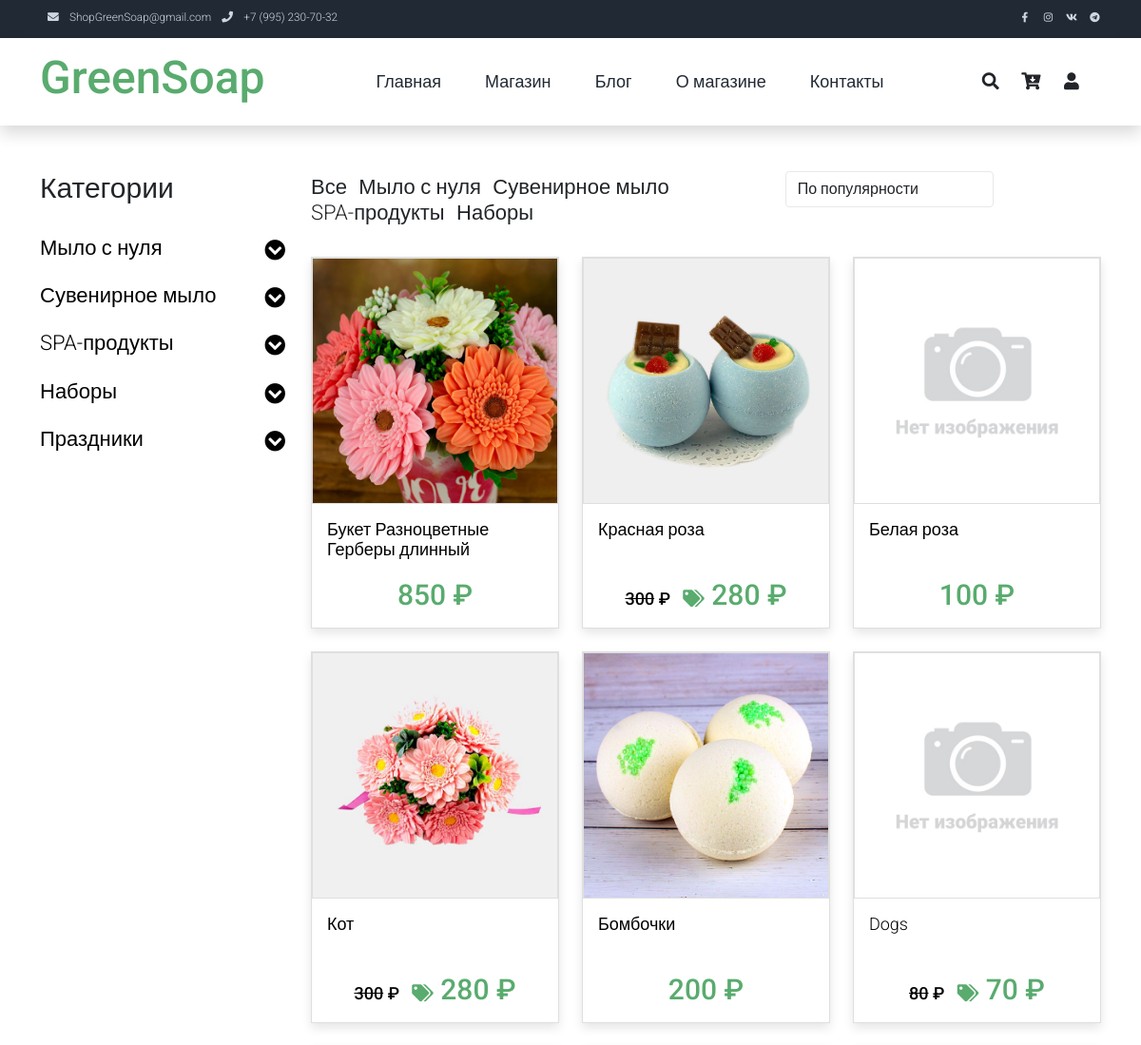
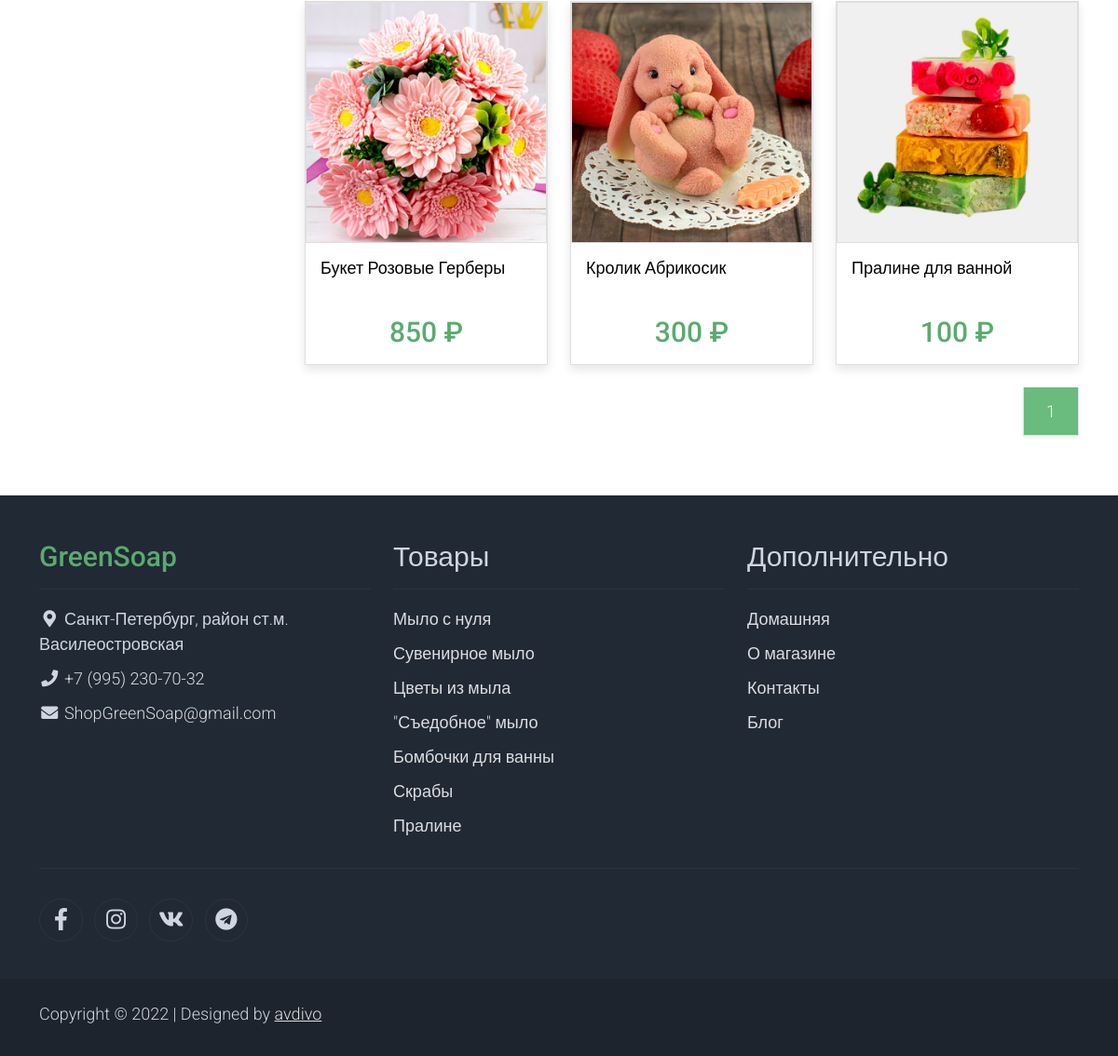
The app's page /shop/ with its own data (2 pictures, top to bottom).
### product/models.py (models this page shows, shortened)
class Department(models.Model):
    name = models.CharField(max_length=64, blank=False, unique=True)  # Название раздела
    alias = models.CharField(max_length=64, blank=False, unique=True, default='!!!', verbose_name=u'Псевдоним')  # Псевдоним поля
    def __str__(self):
        return self.name
    class Meta:
        verbose_name = 'Отдел'
        verbose_name_plural = 'Отделы'

class Product(models.Model):
    name = models.CharField(max_length=128, verbose_name=u'Название')  # Название товара
    category = models.ForeignKey(Category, on_delete=models.PROTECT,
                                 verbose_name=u'Категория')  # К какой категории относится товар
    alias = models.CharField(max_length=64, blank=False, unique=True, default='!!!', verbose_name=u'Псевдоним')  # Псевдоним поля
    holiday = models.ManyToManyField(Holiday, default='1', blank=False,
                                 verbose_name=u'Праздник')  # К какому празднику подходит товар
    description = models.TextField(blank=True, verbose_name=u'Описание')  # Описание товара
    price = models.IntegerField(default=0, verbose_name=u'Цена')  # Цена за единицу
    quantity = models.IntegerField(default=0, verbose_name=u'Остаток')  # Остаток на складе
    popular = models.IntegerField(default=0, verbose_name=u'Популярность')  # Популярность товара
    discount = models.IntegerField(default=0, verbose_name=u'Скидка')  # Скидка (сумма скидки, не %)
    active = models.BooleanField(default=True, verbose_name=u'Активен')  # Товар Активен
    article = models.CharField(max_length=8,
                               blank=True, default=None,
                               verbose_name=u'Артикль')  # Артикль (получается с применением префикса PRODUCT_PREFIX)
    class Meta:
        verbose_name = 'Товар'
        verbose_name_plural = 'Товары'
    @property
    def actual_price(self):
        return self.price - self.discount if self.active else 0

### shop/views.py (the view)
# urls.py: path('shop/', shop, name='shop'),  # Магазин без передачи параметров
def shop(request, filter=None):
    if filter:
        request.session['return'] = 'shop ' + str(filter)
    else:
        request.session['return'] = 'shop'
    select_category = dict()  # Словарь с ключами Отделами и данными - списком категорий для меню выбора (объекты)
    select_holiday = dict()  # Словарь с ключом 'Праздники' и данными - объектами праздников
    for department in Department.objects.all():
        select_category.update({department: Category.objects.filter(department_id=department.id)})
    select_holiday.update({'Праздники': Holiday.objects.order_by("name")})
    if not 'sort' in request.session:
        request.session['sort'] = '-popular'
    sort = request.session['sort']
    if 'sort' in request.POST:
        sort = request.POST['sort']
    request.session['sort'] = sort
    products = []
    if 'search' in request.POST:
        search = request.POST['search']
        if re.search(r"[<>%\$]$", search) == None:
            products = Product.objects.filter(
                Q(article__icontains=search) | Q(name__icontains=search) | Q(description__icontains=search),
                active=True).order_by(sort)
    else:
        if filter != None and re.search(r"[<>%\$]$", filter) == None:
            products = Product.objects.filter(category__department__alias=filter, active=True).order_by(sort)
            if len(products) == 0:
                products = Product.objects.filter(category__alias=filter, active=True).order_by(sort)
            if len(products) == 0:
                products = Product.objects.filter(holiday__alias=filter, active=True).order_by(sort)
            print(type(filter))
            try:
                counter = CategoryViewCounter.objects.get(alias_obj=filter)
                counter.counter = F('counter') + 1
                counter.save()
            except:
                CategoryViewCounter.objects.create(alias_obj=filter, counter=1)
        else:
            products = Product.objects.filter(active=True).order_by(sort)
    paginator = Paginator(products, 15)
    page_number = request.GET.get('page')
    products = paginator.get_page(page_number)
    products = select_main_photo(products)
    return render(request, 'shop.html', locals())

### product/models.py (called while the page is built)
    def __str__(self):
        return self.name

    def __str__(self):
        return self.name

### profile/templatetags/user_tags.py (called while the page is built)
@register.simple_tag(takes_context=True)
def basket_count(context):
    request = context['request']
    try:
        if request.user.is_authenticated:
            basket = Profile.objects.get(user=request.user).basket
        else:
            if 'basket' in request.session:
                basket = request.session['basket']
            else:
                return ''
        if not isinstance(basket, dict):
            basket = eval(basket)
    except:
        return ''
    q = sum(x for x in basket.values())
    return q if q else ''

### shop/views.py (called while the page is built)
def select_main_photo(products):
    for product in products:
        photo = ProductImage.objects.filter(product_id=product.id, active=True,
                                            main=True)  # Выбираем главную фотографию для товара
        product.photo = settings.NO_PHOTO
        if len(photo):
            product.photo = photo[0].image.url
    return products

### templates/shop.html (shortened to what this page needs)
{% extends 'base.html' %}
{% load static %}
{% block content %}
    <div class="container py-5">
        <div class="row">
            <div class="col-lg-3">
                <h1 class="h2 pb-4">Категории</h1>
                <ul class="list-unstyled templatemo-accordion">
  {% for department, categoryes in select_category.items %}
                        <li class="pb-3">
                            <a class="collapsed d-flex justify-content-between h3 text-decoration-none" href="#">
                                {{ department }}
                                <i class="fa fa-fw fa-chevron-circle-down mt-1"></i>
                            </a>
                        </li>
                    {% endfor %}
  {% for name, holidays in select_holiday.items %}
                        <li class="pb-3">
                            <a class="collapsed d-flex justify-content-between h3 text-decoration-none" href="#">
                                {{ name }}
                                <i class="fa fa-fw fa-chevron-circle-down mt-1"></i>
                            </a>
                        </li>
                    {% endfor %}
                </ul>
            </div>
            <div class="col-lg-9">
                <div class="row">
                    <div class="col-md-7">
                        <ul class="list-inline shop-top-menu pb-3 pt-1">
                            <li class="list-inline-item">
                                <a class="h3 text-dark text-decoration-none mr-3" href="{% url 'shop' %}">Все</a>
                            </li>
                            {% for department in select_category.keys %}
                            <li class="list-inline-item">
                                <a class="h3 text-dark text-decoration-none mr-3" href="{% url 'shop' department.alias %}">{{ department }}</a>
                            </li>
                            {% endfor %}
                        </ul>
                    </div>
                    <div class="col-md-5 pb-4">
                        <div class="d-flex">
                            <form method="post" id="sorted" action="{% if filter %} {% url 'shop' filter %} {% else %}{% url 'shop' %}{% endif %}">
                                <select class="form-control" name="sort">
                                    <option {% if sort == "-popular" %} selected {% endif %}
                                    value="-popular">По популярности</option>
                                </select>
                            </form>
                        </div>
                    </div>
                </div>
                <div class="row">
                    {% if products %}
                    {% for product in products %}
                    <div class="col-md-4">
                        <div class="card mb-4 product-wap rounded-0"><div class="card rounded-0">
                            <img class="card-img rounded-0 img-fluid" src="{{ product.photo }}">
                            </div>
                            <div class="card-body">
                                <a href="{% url 'shop-single' product.alias %}" class="h3 text-decoration-none"><div style="height: 3em;">{{ product.name }}</div>
                                <div class="text-center pt-2">
                                     {% if product.discount %}
                                        <span class="h3"><s>{{ product.price }}</s> &#x20bd; &nbsp;</span>
                                        <span class="h2 text-success logo">
                                            <i class='fas fa-tags' style='font-size:24px'></i>
                                            {{ product.actual_price }} &#x20bd;</span>
                                    {% else %}
                                        <span class="h2 text-success logo">{{ product.price }} &#x20bd;</span>
                                    {% endif %}
                                </div></a>
                            </div>
                        </div>
                    </div>
                    {% endfor %}
                    {% else %}
                    Нет товаров для отображения
                    {% endif %}
                </div>
                <div div="row">
                    <ul class="pagination pagination-lg justify-content-end">
                        {% for p in paginator.page_range %}
                        {% if products.number == p %}
                        <li class="page-item disabled">
                            <a class="page-link active rounded-0 mr-3 shadow-sm border-top-0 border-left-0" href="#">{{ p }}</a>
                        </li>
                        {% elif p >= products.number|add:-2 and p <= products.number|add:2  %}
                        <li class="page-item">
                            <a class="page-link rounded-0 shadow-sm border-top-0 border-left-0 text-dark" href="{% if filter %}{% url 'shop' filter %}{% else %}{% url 'shop' %}{% endif %}?page={{ p }}">{{ p }}</a>
                        </li>
                        {% endif %}
                        {% endfor %}
                    </ul>
                </div>
            </div>
        </div>
    </div>
{% endblock content %}

### static/css/templatemo.css (style rules this page uses)
body, ul, li, p, a, label, input, div { font-family: 'Roboto', sans-serif; font-size: 18px !important; font-weight: 300 !important; }
.h2 { font-family: 'Roboto', sans-serif; font-size: 30px !important; font-weight: 300; }
.h3 { font-family: 'Roboto', sans-serif; font-size: 22px !important; }
.logo { font-weight: 500 !important; }
.text-success { color: #59ab6e !important; }
.pagination .page-link:hover, .pagination .page-link.active { background-color: #69bb7e; color: #fff; }
.templatemo-accordion a { color: #000; }
.product-wap { box-shadow: 0px 5px 10px 0px rgba(0, 0, 0, 0.10); }
.card.product-wap a { color: #000; }
.form-control { border: 1px solid #e8e8e8; }
.product-wap .h3, .product-wap li, .product-wap i, .product-wap p { font-size: 12px !important; }
@media (min-width: 992px) { .product-wap .h3, .product-wap li, .product-wap i, .product-wap p { font-size: 18px !important; } }

### records on screen
Department: name "Мыло с нуля"
Department: name "Сувенирное мыло"
Department: name "SPA-продукты"
Department: name "Наборы"
Product: shows a picture, name "Букет Разноцветные Герберы длинный", price "850"
Product: shows a picture, name "Красная роза", price "300", actual_price "280"
Product: name "Белая роза", price "100"
Product: shows a picture, name "Кот", price "300", actual_price "280"
Product: shows a picture, name "Бомбочки", price "200"
Product: name "Dogs", price "80", actual_price "70"
Product: shows a picture, name "Букет Розовые Герберы", price "850"
Product: shows a picture, name "Кролик Абрикосик", price "300"
Product: shows a picture, name "Пралине для ванной", price "100"

### other values on screen
{{ name }} "Праздники"
{{ p }} "1"
